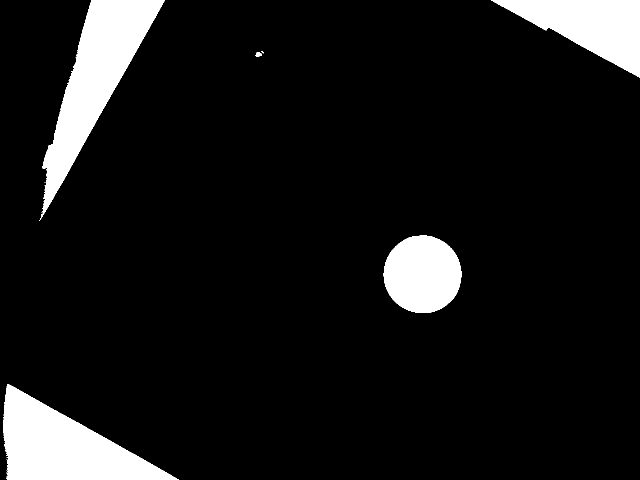
#> input picture bilder/bin_right_0_.png, 1280 x 960 px, found by its file name (shown at 1/2 size); its folder holds only this picture in this run
$ jupyter execute --allow-errors image_tsne.ipynb   (shell and % lines are left out)   (older library calls are emulated)
#> lines starting #> are read from the running program, lines starting #| are printed output that depends on the picture; after the words box and inside, x2 and y2 are one past the last pixel; in counts of white or black regions, pixels touching at a corner belong together
# Image Tsne

### Import Variables

[cell 1]
import random
import numpy as np
import pickle
from PIL import Image
from scipy.spatial import distance
import igraph
import cv2
import os
from skimage import io
from sklearn.feature_extraction import image
from sklearn.manifold import TSNE
from tqdm import tqdm

### Parse all images in custom folder, saves their color and path into the data array

[cell 2]
data = []
folder = 'bilder/'

for filename in tqdm((os.listdir(folder))):
    image = cv2.imread(os.path.join(folder,filename))
#> image is the input picture: shape (960, 1280, 3); 9.1% white; 12 white regions (7 under 20 px), largest, box (x1, y1, x2, y2) and area: (79, 0, 330, 442) 35837, (7, 768, 358, 960) 34152, (982, 0, 1280, 155) 23009, (767, 471, 923, 626) 18973, (511, 105, 524, 114) 85
    if image is not None:
        image = cv2.cvtColor(image, cv2.COLOR_BGR2GRAY)
        image = cv2.resize(image, (45,45))
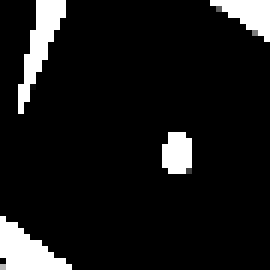
#> image: shape (45, 45) (shown 6 times larger); min 0, max 255, mean 23.4
        image = image.flatten()
#> image = 2025 values, max 255 at index 6, min 0 at index 0, mean 23.41
        data.append([image, folder + filename])

[cell 3]
data

### Training part

imagesinstantiate a PCA object, which we will then fit our data to, choosing to keep the top 300 principal components. This may take a few minutes.

[cell 4]
features, images  = zip(*data)
#> images = ('bilder/bin_right_0_.png',)

[cell 5]
from sklearn.decomposition import PCA

features = np.array(features)
pca = PCA(n_components=20)
#> (the rest of this cell did not finish here and is left out)

[cell 6]
num_images_to_plot = len(images)
#> num_images_to_plot = 1

if len(images) > num_images_to_plot:
    sort_order = sorted(random.sample(range(len(images)), num_images_to_plot))
    images = [images[i] for i in sort_order]
    pca_features = [pca_features[i] for i in sort_order]

#> (a cell that did not finish here is left out)

#> (a cell that did not finish here is left out)

### Plots the clusters

[cell 9]
import matplotlib.pyplot
from matplotlib.pyplot import imshow

width = 4000
height = 3000
max_dim = 100

full_image = Image.new('RGBA', (width, height))
#> full_image: PIL image 4000x3000 RGBA; every value is 0
#> (the rest of this cell did not finish here and is left out)
